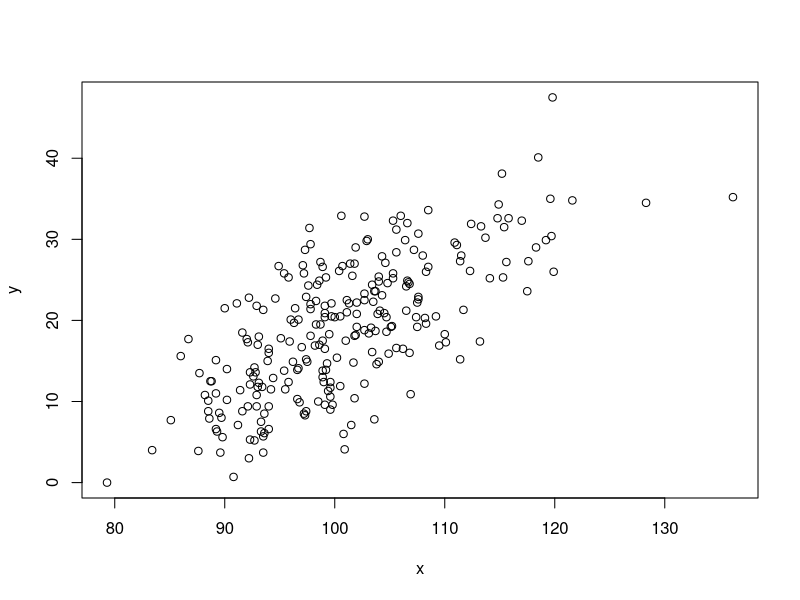
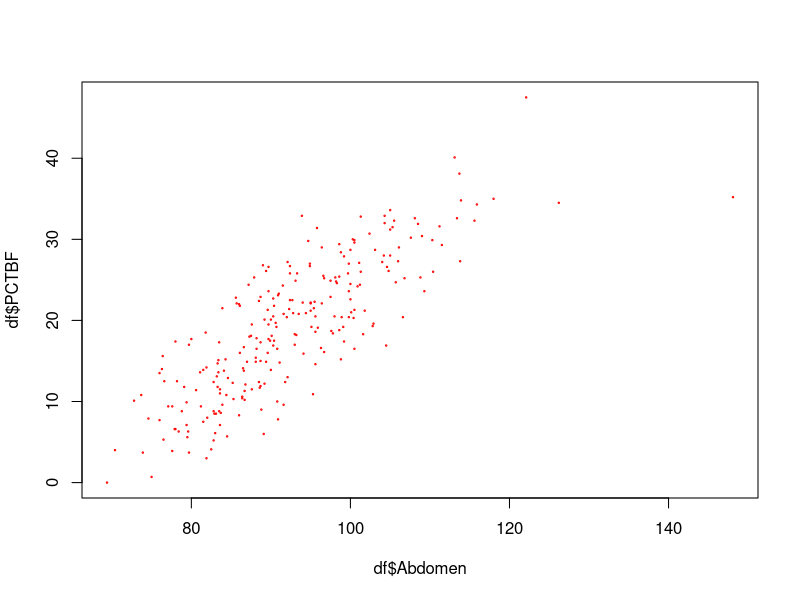
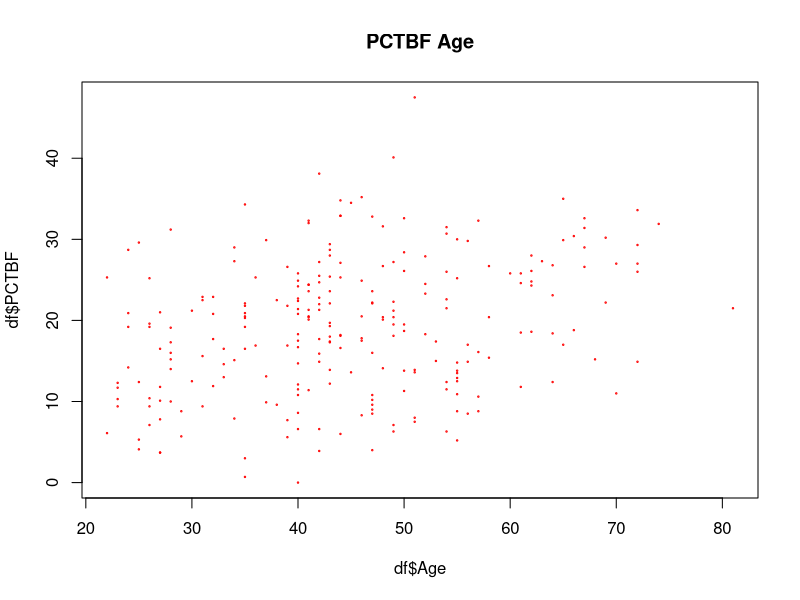
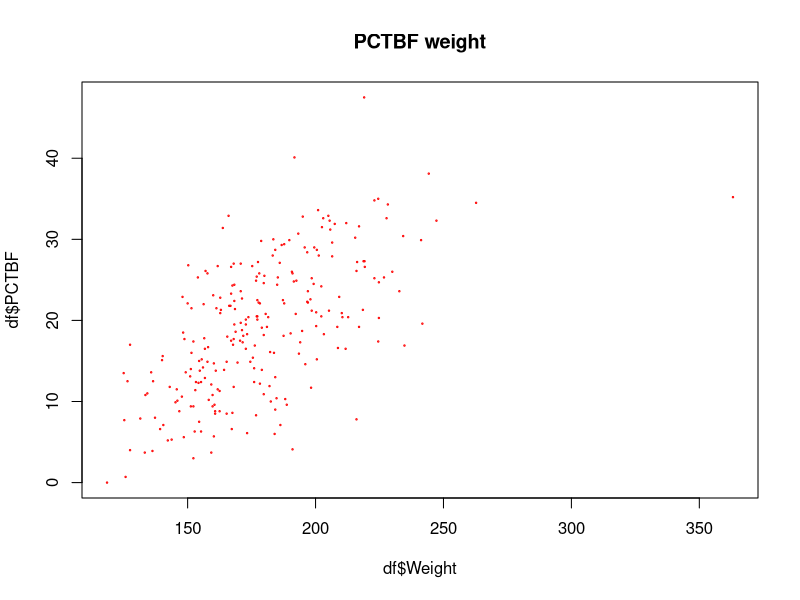
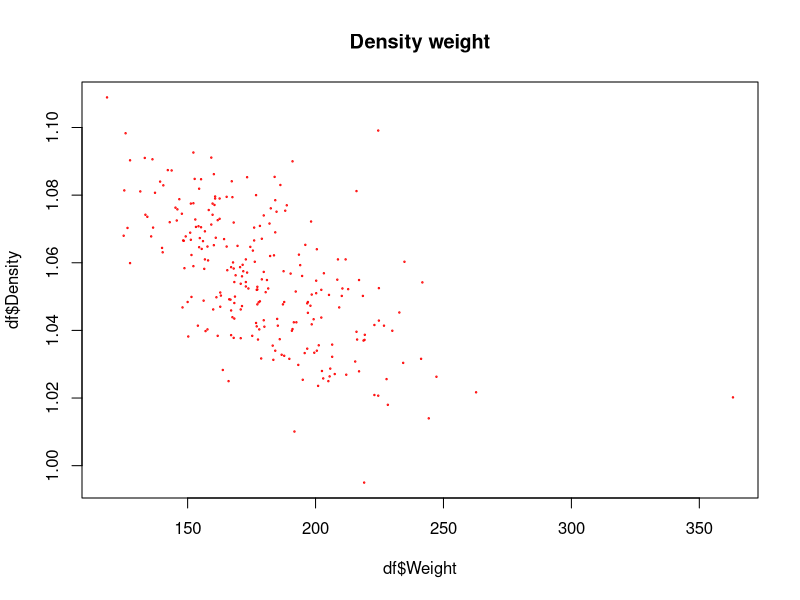
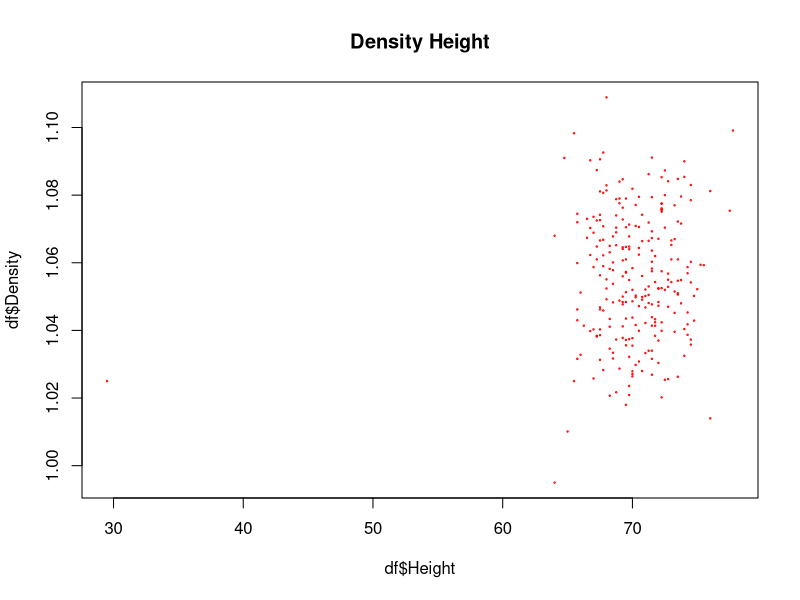
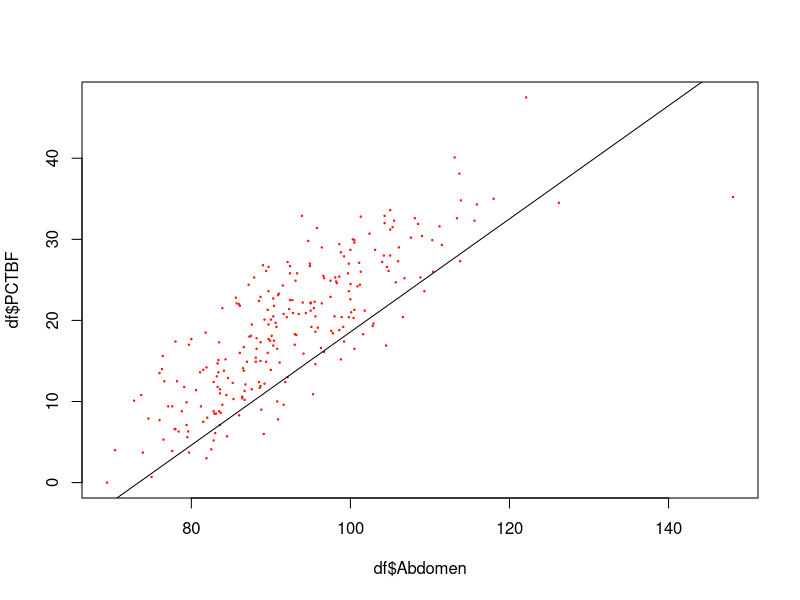
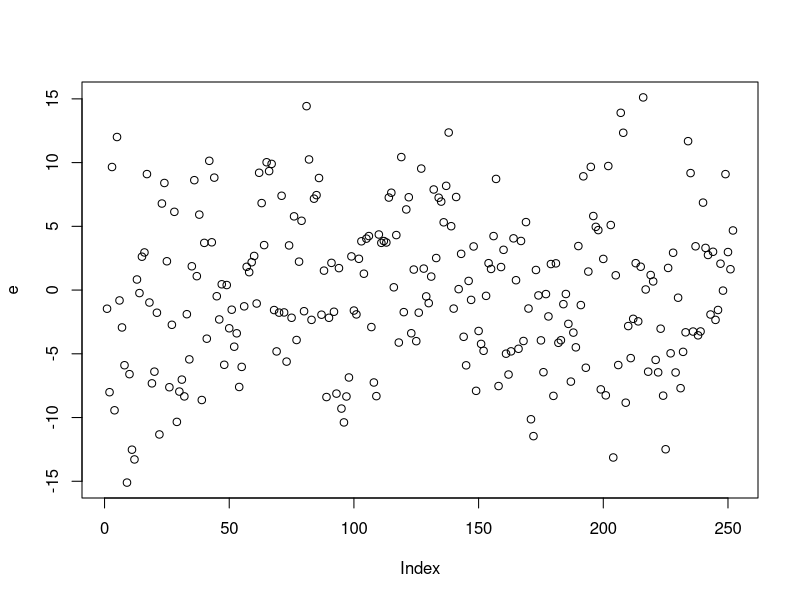

These figures' R source, in order:
setwd("/Users/SMC/学/ECE 608/07 - Jun 13 - Linear regression")

df <- read.table("bodyfat.txt", header = TRUE, sep = "\t",skip=116, dec = ".", nrow=252)
y <- df$PCTBF
x <- df$Chest
plot (y ~ x)
plot(df$PCTBF ~ df$Abdomen, cex=0.2, col="red") 

plot(df$PCTBF ~ df$Age, cex=0.2, col="red", main="PCTBF Age") 

plot(df$PCTBF ~ df$Weight, cex=0.2, col="red", main="PCTBF weight") 

plot(df$Density ~ df$Weight, cex=0.2, col="red", main="Density weight") 

plot(df$Density ~ df$Height, cex=0.2, col="red", main="Density Height") 
"outlier due to wrong data "


#step 2

plot(df$PCTBF ~ df$Abdomen, cex=0.2, col="red") 
r <- cor (df$PCTBF, df$Abdomen)

r= 0.8134323 # linearity measured by correlation 

reg.model <- lm(y ~ x)
"> print(reg.model)

Call:
lm(formula = df$PCTBF ~ df$Abdomen)

Coefficients:
(Intercept)   df$Abdomen  
-39.2802       0.6313  "

"> coefficients(reg.model)
(Intercept)  df$Abdomen 
-39.2801847   0.6313044 
> reg.model$coefficients
(Intercept)  df$Abdomen 
-39.2801847   0.6313044"

beta.hat <-coefficients(reg.model)
abline(beta.hat)
e <- residuals(reg.model) # error term 
plot(e)
# residuals can see drift due to environmental changes, change of unit, change od doctor 

e.stardized <- rstandard(reg.model) # standardize unit, to visulize outliers interms of std deviation
plot(e.stardized) # one outlier at -4 sigma is suspicious 

y.hat <-  fitted.values(reg.model)

plot(e ~ y.hat) # asses vertical spread, regression line is y = 0 line 
plot(e ~ x)
plot(e.stardized ~ x)

# test on normality of the model, because the error was assumed to be normally distributed 
# histogram on error term/ residual 
hist(e.stardized, xlim = c(-4,4), ylim= c(0,0.5), freq = FALSE) 
  curve(dnorm, add = TRUE) # dnorm is density, integrate to 1

# normal probility plot 
qqnorm(e.stardized) 
qqline(e.stardized, probs = c(0.025, 0.975)) # five percent confidence interval, remove outlier, boundary with less data

# TBD: prediction error for a preticular value x
reg.sum <- summary(reg.model)
#chest.df <- data.frame (chest = 125)
prediction.interval <- predict(reg.model, interval = "predict")
